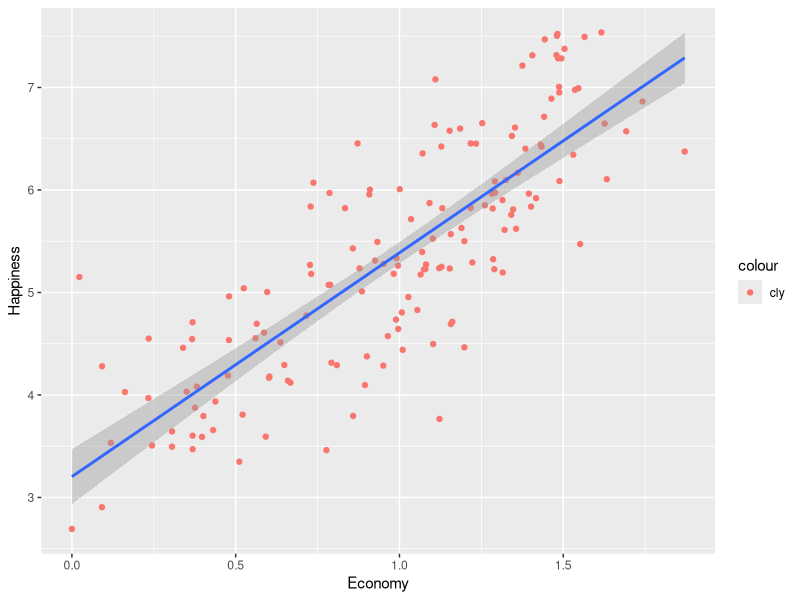
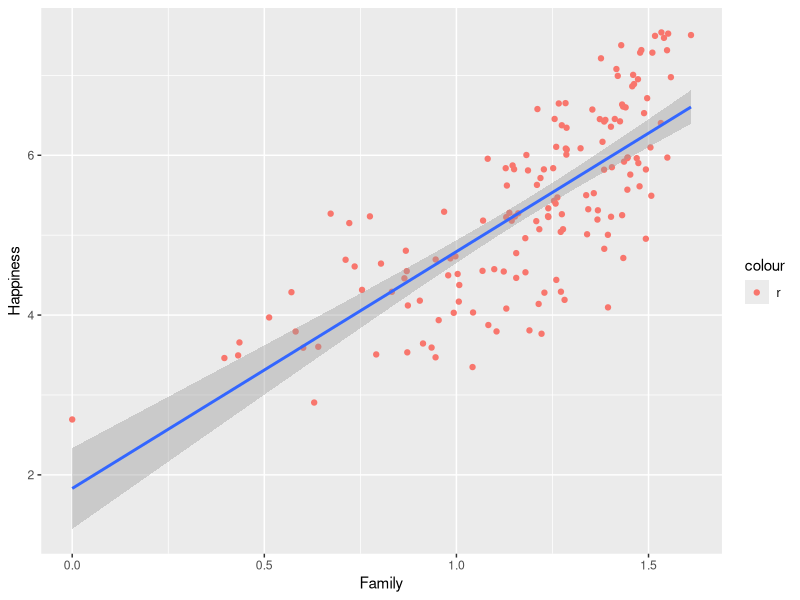
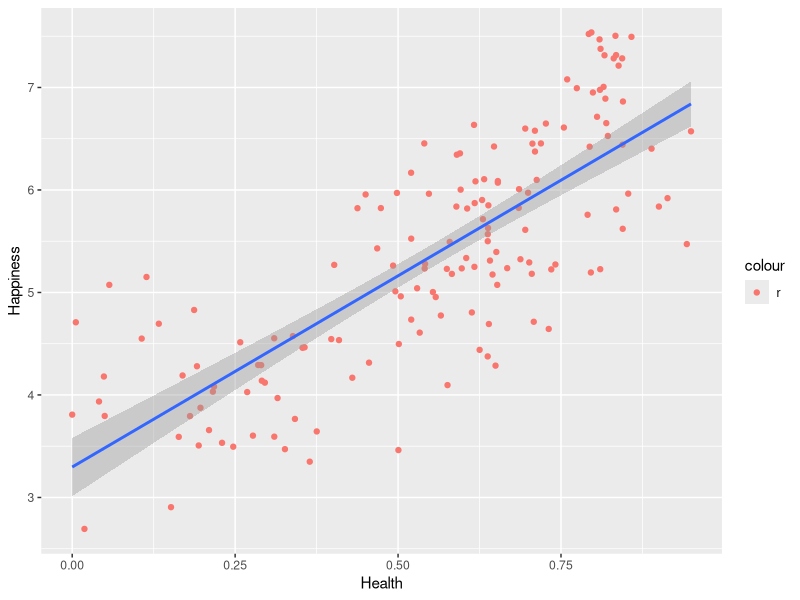
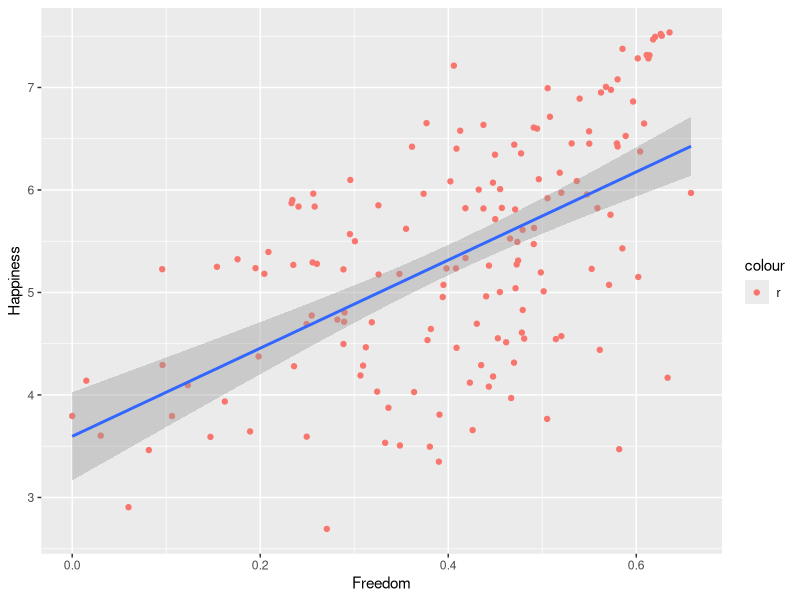
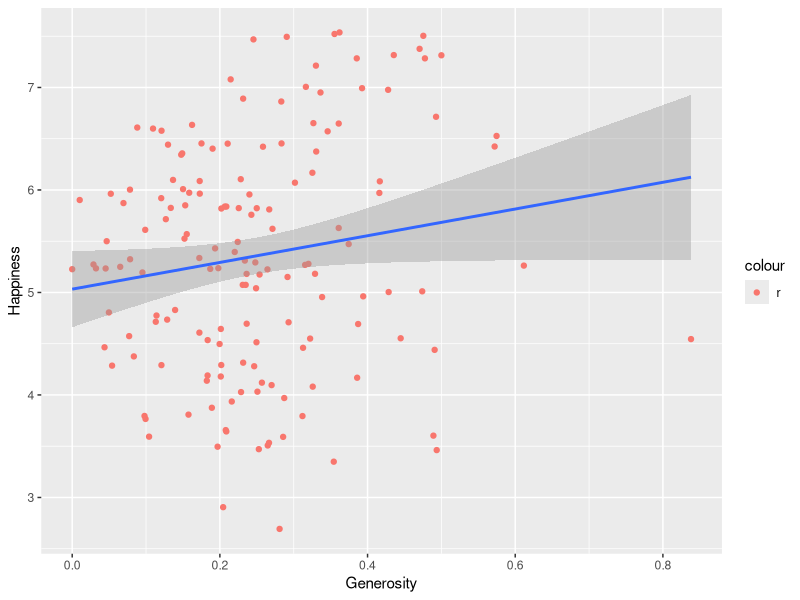
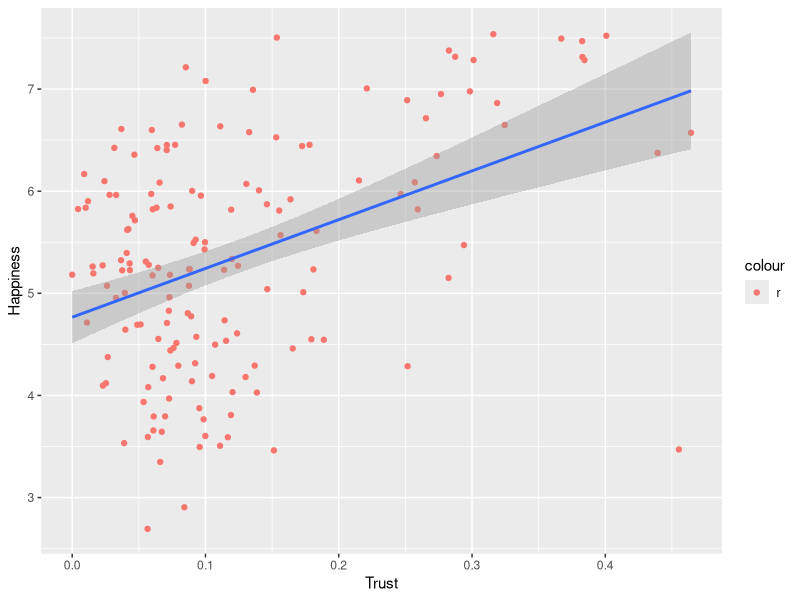

The R script that drew these images, in order: (Note: this script raises an error after producing the figures.)
mean_and_var <- function(x, use.sum=TRUE){
#  mean_and_var - return a list with two components named mean and var
#  x - numric vector or metrix    
#  use.sum - if use.sum set to false calculte the mean and var using for loops. if set to true (default) use the sum() function

  
  stopifnot(is.numeric(x),length(x) > 1)
  if (use.sum) {
    mean <- sum(x)/length(x)
    var <- sum(x^2)/length(x)-mean^2
  } 
  else{
    s = 0
    s2 = 0
    for (i in x) {
      s <- s+i      
      s2 <- s2+i^2
    }
    mean <- s/length(x)
    var <- s2/length(x)-mean
  }
  res <-  c(mean,var)
  return (res)
}


# Q1 ----------------------------------------------------------------------


#test mean_and_var
set.seed(1000)
#Q1
#Q1_a
x <- rnorm(5,50,50)
r1 <- mean_and_var(x)
print(r1)
#Q1_b
y <- matrix(1:1000,1000,1000)
r2 <- mean_and_var(y)
print(r2)
t1 <- system.time(mean_and_var(y))['elapsed']
print(t1)
t2 <- system.time(mean_and_var(y,use.sum = FALSE))['elapsed']
print(t2)

# Q2 ----------------------------------------------------------------------


#Q2
#Q2_a
#Create a matrix with 200 rows and 5 columns filled with random numbers from a normal distribution with mean=5 and var=100. (What is the corresponding standard deviation sd?)
#the corresponding standard deviation is sqrt(100) = 10 
mat <- matrix(rnorm(200*5,5,10),200,5) 
col_mean <- apply(mat,2,mean)
print(col_mean)
col_var <- apply(mat,2,var)
print(col_var)
#Q2_b
mat2 <- matrix(rnorm(20000*5,5,10),20000,5) 
col_mean2 <- apply(mat2,2,mean)
print(col_mean2)
col_var2 <- apply(mat2,2,var)
print(col_var2)
#it seem that result is almost the same 
#Q2_c
# we can use the same seed number and compere the results 


# Q3 ----------------------------------------------------------------------
data <- read.csv("2017 World Happiness Report.csv",header = TRUE,sep = ',')

#number of observation 
print(nrow(data))
#number of variables
print(ncol(data))
test_data <- subset(data, select = -c(Happiness.Rank, Whisker.high, Whisker.low, Dystopia.Residual) )
colnames(test_data)[colnames(test_data)=="Happiness.Score"] <- "Happiness"
colnames(test_data)[colnames(test_data)=="Economy..GDP.per.Capita."] <- "Economy"
colnames(test_data)[colnames(test_data)=="Health..Life.Expectancy."] <- "Health"
colnames(test_data)[colnames(test_data)=="Trust..Government.Corruption."] <- "Trust"
#the type for each class
sapply(test_data, class)
#The diffrent regions in data
levels((test_data$Region))
#the mim\max\mean happiness score
summary(test_data$Happiness)

library(ggplot2)
#need to improved
p1 <- ggplot(data = test_data,mapping = aes(x=test_data$Economy,y=test_data$Happiness))+ geom_point(aes(color= 'cly'))+ geom_smooth(method = 'lm')+ xlab("Economy")+ ylab("Happiness")
p2 <- ggplot(data = test_data,mapping = aes(x=test_data$Family,y=test_data$Happiness))+ geom_point(aes(color= 'r'))+ geom_smooth(method = 'lm')+ xlab("Family")+ ylab("Happiness")
p3 <- ggplot(data = test_data,mapping = aes(x=test_data$Health,y=test_data$Happiness))+ geom_point(aes(color= 'r'))+ geom_smooth(method = 'lm')+ xlab("Health")+ ylab("Happiness")
p4 <- ggplot(data = test_data,mapping = aes(x=test_data$Freedom,y=test_data$Happiness))+ geom_point(aes(color= 'r'))+ geom_smooth(method = 'lm')+ xlab("Freedom")+ ylab("Happiness")
p5 <- ggplot(data = test_data,mapping = aes(x=test_data$Generosity,y=test_data$Happiness))+ geom_point(aes(color= 'r'))+ geom_smooth(method = 'lm')+ xlab("Generosity")+ ylab("Happiness")
p6 <- ggplot(data = test_data,mapping = aes(x=test_data$Trust,y=test_data$Happiness))+ geom_point(aes(color= 'r'))+ geom_smooth(method = 'lm')+ xlab("Trust")+ ylab("Happiness")

ggarrange(p1,p2,p3,p4,p5,p6, ncol = 2,nrow = 3) 

#' What can you tell from the plots?
#' we can see that in corrletion between happines and Economy, Family, Health and Freedom 

ggplot(test_data,aes(x=test_data$Economy,y=test_data$Happiness, color = test_data$Region)) + geom_point() + 
  labs(x="Economy",y="Happiness") +
  geom_smooth(method = 'lm',se = FALSE)



ggplot(data = test_data,aes(Region)) + geom_bar(aes(fill = Region))

ggplot(data = test_data,aes(x=Region, y=Happiness)) + 
  geom_boxplot(mapping = aes(x = reorder(Region,Happiness,FUN=median),y=Happiness)) +
  geom_boxplot(aes(fill = Region)) 

#' Which Region has the most variability in Happiness?
#' The region with most variability is Middle East and Northern Africa
#' Which Region has the least variability?
#' The region with least variability is Australia and New Zealand
#' hat is the problem with the answer to this last question?
#' I think the problem is last qution is number of country in region and variability? in diffrent aspects 


library(GGally)


ggpairs(test_data, columns = 3:9)

#' What does this function plot?
#' the function plot the distrabution, corrlation and scattor plot of all variblae 
#' What does it show on the diagonal?
#' we see the distrabution of variable
#' Above the diagonal?
#' corrlation btewwen two variabales 
#' Below the diagonal?
#' scatter plots
#' What can you learn from this plot that you couldn't tell from the plots you created in section (b)?
#' 
  








